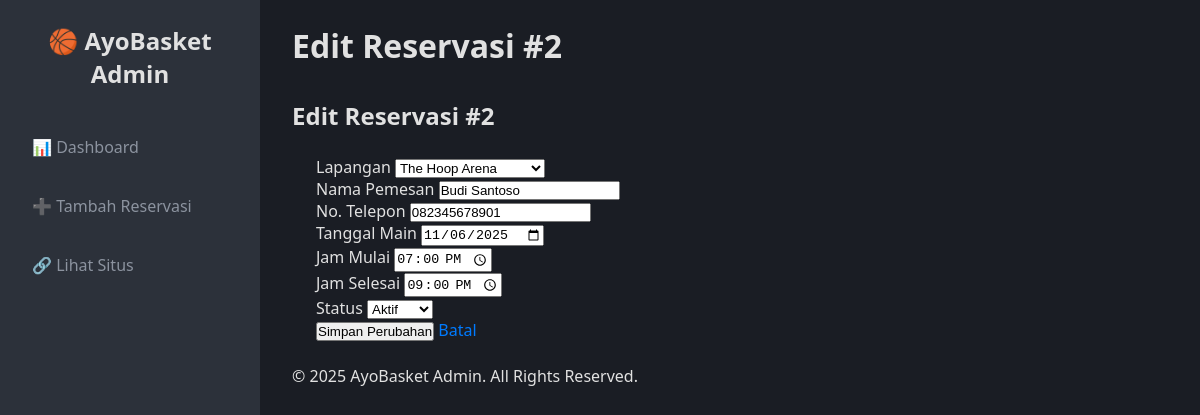
The app's page /admin/edit.php?id=2 with its own data.
### tables this page shows
CREATE TABLE `reservasi` (
  `id_reservasi` int(11) NOT NULL AUTO_INCREMENT,
  `id_lapangan` int(11) NOT NULL,
  `nama_pemesan` varchar(100) NOT NULL,
  `no_telepon` varchar(15) NOT NULL,
  `tanggal_main` date NOT NULL,
  `jam_mulai` time NOT NULL,
  `jam_selesai` time NOT NULL,
  `status_reservasi` enum('Aktif','Batal','Selesai') NOT NULL DEFAULT 'Aktif',
  `created_at` timestamp NOT NULL DEFAULT current_timestamp(),
  `updated_at` timestamp NOT NULL DEFAULT current_timestamp() ON UPDATE current_timestamp(),
  PRIMARY KEY (`id_reservasi`),
  KEY `id_lapangan` (`id_lapangan`)
);

CREATE TABLE `lapangan` (
  `id_lapangan` int(11) NOT NULL AUTO_INCREMENT,
  `nama_lapangan` varchar(50) NOT NULL,
  `alamat` varchar(255) NOT NULL,
  `harga_per_jam` decimal(10,2) NOT NULL,
  `jenis` enum('Indoor','Outdoor') NOT NULL DEFAULT 'Indoor',
  `gambar_url` varchar(255) DEFAULT NULL,
  `created_at` timestamp NOT NULL DEFAULT current_timestamp(),
  PRIMARY KEY (`id_lapangan`)
);

### admin/edit.php (the view, shortened to what this page needs)
<?php
require_once '../config/database.php';
$id = filter_input(INPUT_GET, 'id', FILTER_VALIDATE_INT);
try {
    $stmt = $pdo->prepare("SELECT * FROM reservasi WHERE id_reservasi = ?");
    $stmt->execute([$id]);
    $reservasi = $stmt->fetch();
    $stmt = $pdo->query("SELECT id_lapangan, nama_lapangan FROM lapangan ORDER BY nama_lapangan");
    $lapangan_list = $stmt->fetchAll();
} catch (PDOException $e) {
    die("Gagal memuat data: " . $e->getMessage());
}
require_once '../_partials/header_admin.php';
?>
<div class="card" style="margin-top: 2rem;">
    <div class="card-header">
        <h2>Edit Reservasi #<?= htmlspecialchars($reservasi['id_reservasi']) ?></h2>
    </div>
    <form action="edit.php?id=<?= $id ?>" method="POST" style="padding: 1.5rem;">
        <div class="form-group">
            <label for="id_lapangan">Lapangan</label>
            <select id="id_lapangan" name="id_lapangan" required>
                <?php foreach ($lapangan_list as $lapangan): ?>
                    <option value="<?= $lapangan['id_lapangan'] ?>" <?= ($lapangan['id_lapangan'] == $reservasi['id_lapangan']) ? 'selected' : '' ?>>
                        <?= htmlspecialchars($lapangan['nama_lapangan']) ?>
                    </option>
                <?php endforeach; ?>
            </select>
        </div>
        <div class="form-group">
            <label for="nama_pemesan">Nama Pemesan</label>
            <input type="text" id="nama_pemesan" name="nama_pemesan" value="<?= htmlspecialchars($reservasi['nama_pemesan']) ?>" required>
        </div>
        <div class="form-group">
            <label for="no_telepon">No. Telepon</label>
            <input type="text" id="no_telepon" name="no_telepon" value="<?= htmlspecialchars($reservasi['no_telepon']) ?>" required>
        </div>
        <div class="form-group">
            <label for="tanggal_main">Tanggal Main</label>
            <input type="date" id="tanggal_main" name="tanggal_main" value="<?= htmlspecialchars($reservasi['tanggal_main']) ?>" required>
        </div>
        <div class="form-group">
            <label for="jam_mulai">Jam Mulai</label>
            <input type="time" id="jam_mulai" name="jam_mulai" value="<?= htmlspecialchars($reservasi['jam_mulai']) ?>" required>
        </div>
        <div class="form-group">
            <label for="jam_selesai">Jam Selesai</label>
            <input type="time" id="jam_selesai" name="jam_selesai" value="<?= htmlspecialchars($reservasi['jam_selesai']) ?>" required>
        </div>
        <div class="form-group">
            <label for="status_reservasi">Status</label>
            <select id="status_reservasi" name="status_reservasi" required>
                <option value="Aktif" <?= ($reservasi['status_reservasi'] == 'Aktif') ? 'selected' : '' ?>>Aktif</option>
            </select>
        </div>
        <div class="form-actions">
            <button type="submit" class="btn btn-primary">Simpan Perubahan</button>
            <a href="index.php" class="btn btn-secondary">Batal</a>
        </div>
    </form>
</div>
<?php require_once '../_partials/footer_admin.php'; ?>

### assets/css/admin_style.css (style rules this page uses)
:root { --bg-dark: #1a1d24; --bg-light: #2c313a; --primary-accent: #007bff; --primary-accent-hover: #0056b3; --text-light: #e1e1e1; --text-muted: #8c939f; --border-color: #3a414d; --font-main: "Segoe UI", Arial, sans-serif; --shadow-soft: 0 4px 12px rgba(0, 0, 0, 0.1); --radius-main: 8px; --transition-main: 0.2s ease-in-out; --sidebar-width: 260px; }
* { margin: 0; padding: 0; box-sizing: border-box; }
body { font-family: var(--font-main); background-color: var(--bg-dark); color: var(--text-light); font-size: 16px; }
a { text-decoration: none; color: var(--primary-accent); transition: var(--transition-main); }

### records on screen
reservasi: id_reservasi "2", id_lapangan "The Hoop Arena", nama_pemesan "Budi Santoso", no_telepon "082345678901", tanggal_main "11/06/2025", jam_mulai "19:00:00", jam_selesai "21:00:00", status_reservasi "Aktif"

### other values on screen
$page_title "Edit Reservasi #2"
